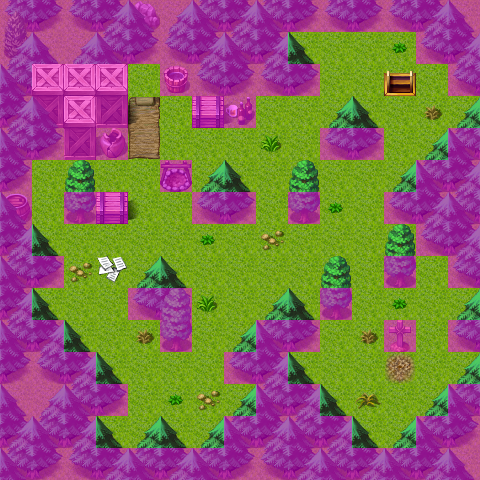

The image is a tile-based game level rendered from a .tmx file. Its description and source (layers, tilesets, objects; grid data summarised) follow:
An orthogonal 15x15 tile map with 32x32 px tiles, 4 tile layers (Ground, Objects, Above, Walkable), 40 tilesets and 4 objects (2x spawn, mapchange, sign).

<map version="1.0" orientation="orthogonal" width="15" height="15" tilewidth="32" tileheight="32">
 <properties>
  <property name="outside" value="1" />
 </properties>
 <tileset firstgid="1" name="map_bed_1" tilewidth="32" tileheight="32">
  <image source="../drawable/map_bed_1.png" width="512" height="256" />
 </tileset>
 <tileset firstgid="129" name="map_border_1" tilewidth="32" tileheight="32">
  <image source="../drawable/map_border_1.png" width="512" height="256" />
 </tileset>
 <tileset firstgid="257" name="map_bridge_1" tilewidth="32" tileheight="32">
  <image source="../drawable/map_bridge_1.png" width="512" height="256" />
 </tileset>
 <tileset firstgid="385" name="map_broken_1" tilewidth="32" tileheight="32">
  <image source="../drawable/map_broken_1.png" width="512" height="256" />
 </tileset>
 <tileset firstgid="513" name="map_cavewall_1" tilewidth="32" tileheight="32">
  <image source="../drawable/map_cavewall_1.png" width="576" height="192" />
 </tileset>
 <tileset firstgid="621" name="map_cavewall_2" tilewidth="32" tileheight="32">
  <image source="../drawable/map_cavewall_2.png" width="576" height="192" />
 </tileset>
 <tileset firstgid="729" name="map_cavewall_3" tilewidth="32" tileheight="32">
  <image source="../drawable/map_cavewall_3.png" width="576" height="192" />
 </tileset>
 <tileset firstgid="837" name="map_chair_table_1" tilewidth="32" tileheight="32">
  <image source="../drawable/map_chair_table_1.png" width="512" height="256" />
 </tileset>
 <tileset firstgid="965" name="map_crate_1" tilewidth="32" tileheight="32">
  <image source="../drawable/map_crate_1.png" width="512" height="256" />
 </tileset>
 <tileset firstgid="1093" name="map_cupboard_1" tilewidth="32" tileheight="32">
  <image source="../drawable/map_cupboard_1.png" width="512" height="256" />
 </tileset>
 <tileset firstgid="1221" name="map_curtain_1" tilewidth="32" tileheight="32">
  <image source="../drawable/map_curtain_1.png" width="512" height="256" />
 </tileset>
 <tileset firstgid="1349" name="map_entrance_1" tilewidth="32" tileheight="32">
  <image source="../drawable/map_entrance_1.png" width="512" height="256" />
 </tileset>
 <tileset firstgid="1477" name="map_fence_1" tilewidth="32" tileheight="32">
  <image source="../drawable/map_fence_1.png" width="512" height="256" />
 </tileset>
 <tileset firstgid="1605" name="map_fence_2" tilewidth="32" tileheight="32">
  <image source="../drawable/map_fence_2.png" width="512" height="256" />
 </tileset>
 <tileset firstgid="1733" name="map_ground_1" tilewidth="32" tileheight="32">
  <image source="../drawable/map_ground_1.png" width="512" height="256" />
 </tileset>
 <tileset firstgid="1861" name="map_ground_2" tilewidth="32" tileheight="32">
  <image source="../drawable/map_ground_2.png" width="512" height="256" />
 </tileset>
 <tileset firstgid="1989" name="map_ground_3" tilewidth="32" tileheight="32">
  <image source="../drawable/map_ground_3.png" width="512" height="256" />
 </tileset>
 <tileset firstgid="2117" name="map_ground_4" tilewidth="32" tileheight="32">
  <image source="../drawable/map_ground_4.png" width="512" height="256" />
 </tileset>
 <tileset firstgid="2245" name="map_ground_5" tilewidth="32" tileheight="32">
  <image source="../drawable/map_ground_5.png" width="512" height="256" />
 </tileset>
 <tileset firstgid="2373" name="map_ground_6" tilewidth="32" tileheight="32">
  <image source="../drawable/map_ground_6.png" width="512" height="256" />
 </tileset>
 <tileset firstgid="2501" name="map_ground_7" tilewidth="32" tileheight="32">
  <image source="../drawable/map_ground_7.png" width="512" height="256" />
 </tileset>
 <tileset firstgid="2629" name="map_ground_8" tilewidth="32" tileheight="32">
  <image source="../drawable/map_ground_8.png" width="512" height="256" />
 </tileset>
 <tileset firstgid="2757" name="map_indoor_1" tilewidth="32" tileheight="32">
  <image source="../drawable/map_indoor_1.png" width="512" height="256" />
 </tileset>
 <tileset firstgid="2885" name="map_kitchen_1" tilewidth="32" tileheight="32">
  <image source="../drawable/map_kitchen_1.png" width="512" height="256" />
 </tileset>
 <tileset firstgid="3013" name="map_outdoor_1" tilewidth="32" tileheight="32">
  <image source="../drawable/map_outdoor_1.png" width="512" height="256" />
 </tileset>
 <tileset firstgid="3141" name="map_pillar_1" tilewidth="32" tileheight="32">
  <image source="../drawable/map_pillar_1.png" width="512" height="256" />
 </tileset>
 <tileset firstgid="3269" name="map_plant_1" tilewidth="32" tileheight="32">
  <image source="../drawable/map_plant_1.png" width="512" height="256" />
 </tileset>
 <tileset firstgid="3397" name="map_rock_1" tilewidth="32" tileheight="32">
  <image source="../drawable/map_rock_1.png" width="512" height="256" />
 </tileset>
 <tileset firstgid="3525" name="map_roof_1" tilewidth="32" tileheight="32">
  <image source="../drawable/map_roof_1.png" width="512" height="256" />
 </tileset>
 <tileset firstgid="3653" name="map_roof_2" tilewidth="32" tileheight="32">
  <image source="../drawable/map_roof_2.png" width="512" height="256" />
 </tileset>
 <tileset firstgid="3781" name="map_shop_1" tilewidth="32" tileheight="32">
  <image source="../drawable/map_shop_1.png" width="512" height="256" />
 </tileset>
 <tileset firstgid="3909" name="map_sign_ladder_1" tilewidth="32" tileheight="32">
  <image source="../drawable/map_sign_ladder_1.png" width="512" height="256" />
 </tileset>
 <tileset firstgid="4037" name="map_table_1" tilewidth="32" tileheight="32">
  <image source="../drawable/map_table_1.png" width="512" height="256" />
 </tileset>
 <tileset firstgid="4165" name="map_trail_1" tilewidth="32" tileheight="32">
  <image source="../drawable/map_trail_1.png" width="512" height="256" />
 </tileset>
 <tileset firstgid="4293" name="map_tree_1" tilewidth="32" tileheight="32">
  <image source="../drawable/map_tree_1.png" width="512" height="256" />
 </tileset>
 <tileset firstgid="4421" name="map_wall_1" tilewidth="32" tileheight="32">
  <image source="../drawable/map_wall_1.png" width="512" height="256" />
 </tileset>
 <tileset firstgid="4549" name="map_wall_2" tilewidth="32" tileheight="32">
  <image source="../drawable/map_wall_2.png" width="480" height="256" />
 </tileset>
 <tileset firstgid="4669" name="map_wall_3" tilewidth="32" tileheight="32">
  <image source="../drawable/map_wall_3.png" width="480" height="256" />
 </tileset>
 <tileset firstgid="4789" name="map_window_1" tilewidth="32" tileheight="32">
  <image source="../drawable/map_window_1.png" width="512" height="256" />
 </tileset>
 <tileset firstgid="4917" name="map_window_2" tilewidth="32" tileheight="32">
  <image source="../drawable/map_window_2.png" width="512" height="256" />
 </tileset>
 <layer name="Ground" width="15" height="15">
  <data>[225 cells, 225 non-empty, 4 distinct tile ids]</data>
 </layer>
 <layer name="Objects" width="15" height="15">
  <data>[225 cells, 120 non-empty, 24 distinct tile ids]</data>
 </layer>
 <layer name="Above" width="15" height="15">
  <data>[225 cells, 49 non-empty, 5 distinct tile ids]</data>
 </layer>
 <layer name="Walkable" width="15" height="15">
  <data>[225 cells, 116 non-empty, 1 distinct tile ids]</data>
 </layer>
 <objectgroup name="Mapevents" width="15" height="15">
  <object name="down" type="mapchange" x="384" y="64" width="32" height="32">
   <properties>
    <property name="map" value="wild14_cave" />
    <property name="place" value="up_north" />
   </properties>
  </object>
  <object name="sign_oluag" type="sign" x="384" y="352" width="32" height="32" />
 </objectgroup>
 <objectgroup name="Spawn" width="15" height="15">
  <object name="oluag" type="spawn" x="160" y="96" width="32" height="32" />
  <object name="forestboar3" type="spawn" x="64" y="320" width="192" height="128" />
 </objectgroup>
 <objectgroup name="Keys" width="15" height="15" visible="0" />
</map>
